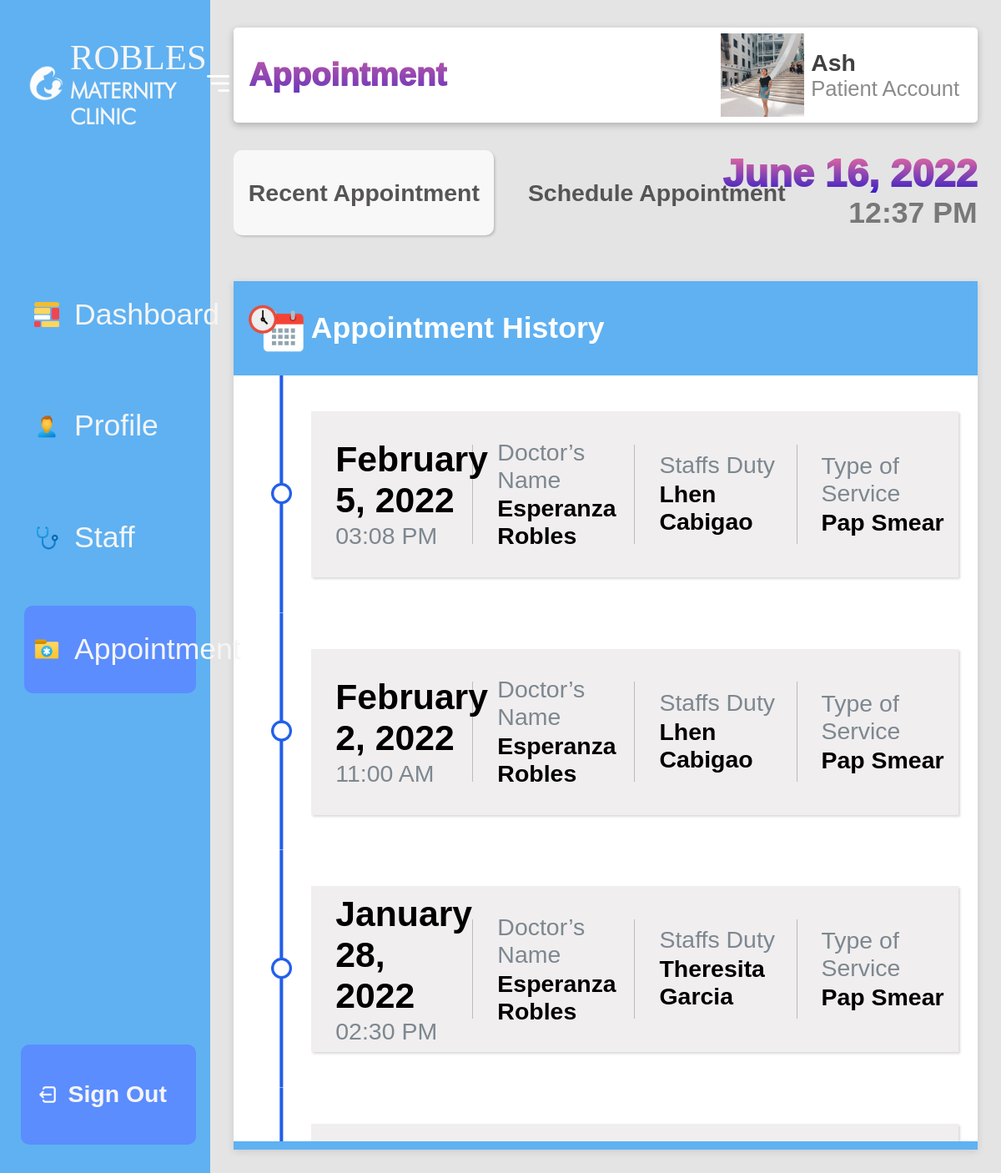
The page /patientAppointment.php (signed in) on the database its author committed.
### tables this page shows
CREATE TABLE `general_tb` (
  `g_id` int(250) NOT NULL,
  `g_Sitename` varchar(250) NOT NULL,
  `g_LogoLight` varchar(250) NOT NULL,
  `g_LogoDark` varchar(250) NOT NULL,
  `g_Vision` varchar(250) NOT NULL,
  `g_Contact` varchar(250) NOT NULL,
  `g_Location` varchar(250) NOT NULL,
  `g_Email` varchar(250) NOT NULL,
  `g_WorkingHours` varchar(250) NOT NULL,
  `h_Tagline` varchar(250) NOT NULL,
  `h_Layoutimg` varchar(250) NOT NULL,
  `h_slide1` varchar(250) NOT NULL,
  `h_slide2` varchar(250) NOT NULL,
  `h_slide3` varchar(250) NOT NULL,
  `a_about` varchar(1000) NOT NULL,
  `a_layoutimg` varchar(250) NOT NULL,
  `e_content` varchar(1000) NOT NULL,
  `e_staffImage` varchar(1000) NOT NULL,
  `e_staffQuoute` longtext NOT NULL,
  `e_staffQuoteBy` varchar(1000) NOT NULL,
  `s_img` varchar(1000) NOT NULL,
  `s_Sheader` varchar(1000) NOT NULL,
  `s_sDesc` longtext NOT NULL,
  `holidays` longtext NOT NULL,
  `holiday_name` text NOT NULL,
  `companyCode` varchar(250) NOT NULL,
  `googlemap` text NOT NULL,
  `facebook` text NOT NULL
);

CREATE TABLE `patientinfo_db` (
  `ctr_id` int(100) NOT NULL,
  `id` varchar(100) NOT NULL,
  `fname` varchar(100) NOT NULL,
  `mname` varchar(100) NOT NULL,
  `lname` varchar(100) NOT NULL,
  `region` varchar(250) NOT NULL,
  `street` varchar(250) NOT NULL,
  `barangay` varchar(100) NOT NULL,
  `municipality` varchar(100) NOT NULL,
  `province` varchar(100) NOT NULL,
  `bday` varchar(100) NOT NULL,
  `age` varchar(100) NOT NULL,
  `weight` varchar(100) NOT NULL,
  `religion` varchar(100) NOT NULL,
  `civilstatus` varchar(100) NOT NULL,
  `contact` varchar(100) NOT NULL,
  `email` varchar(100) NOT NULL,
  `username` varchar(100) NOT NULL,
  `password` varchar(100) NOT NULL,
  `profile_photo` varchar(100) NOT NULL,
  `date_added` varchar(250) NOT NULL,
  `gender_ob` longtext NOT NULL,
  `bday_ob` longtext NOT NULL,
  `bplace_ob` longtext NOT NULL,
  `weight_ob` longtext NOT NULL,
  `delivery_ob` longtext NOT NULL,
  `birth_ob` longtext NOT NULL
);

CREATE TABLE `doctorreport_tb` (
  `report_id` int(11) NOT NULL,
  `patient_id` varchar(500) NOT NULL,
  `doctor` varchar(500) NOT NULL,
  `mw1` varchar(500) NOT NULL,
  `mw2` varchar(500) NOT NULL,
  `date` varchar(500) NOT NULL,
  `bp` varchar(500) NOT NULL,
  `prescribe` varchar(500) NOT NULL,
  `diagnostic` varchar(500) NOT NULL,
  `img` varchar(250) NOT NULL,
  `name` varchar(250) NOT NULL,
  `time` varchar(250) NOT NULL,
  `service` varchar(250) NOT NULL
);

### php/generic.php (called while the page is built, shortened)
<?php
     $sql = "SELECT * FROM `general_tb`";
     $search_general = filterTablehoverG($sql);
     function filterTablehoverG($sql){
     $con=mysqli_connect('localhost','root','','robles_db');
     $filter_Result = mysqli_query($con, $sql);
     return $filter_Result;
     }
?>

### php/patientActivelogin.php (called while the page is built, shortened)
<?php
     $u_name= $_SESSION['patient_active'];
     $sql = "SELECT * FROM `patientinfo_db` WHERE username = '$u_name' or email = '$u_name' ";
     $search_resulthover = filterTablehover($sql);
     function filterTablehover($sql){
     $con=mysqli_connect('localhost','root','','robles_db');
     $filter_Result = mysqli_query($con, $sql);
     return $filter_Result;
     }
?>

### patientAppointment.php (the view, shortened to what this page needs)
<?php
require 'php/patientActivelogin.php';
require 'php/generic.php';
$row_g = mysqli_fetch_array($search_general);
$rowName = explode(" ",$row_g['g_Sitename']);
$rowNameFirst = $rowName[0];
array_shift($rowName);
$rowSecondName = implode(" ",$rowName);
?>
<!DOCTYPE html>
<html lang="en">
  <head>
     <link rel="stylesheet" href="css/Desktop/Admin-adminGlobal.css">
     <link rel="stylesheet" href="css/Desktop/Patient-patientAppointment.css">
     <link rel="stylesheet" href="AnimBackend/jquery.css">
  </head>
<body onload="renderDate()">
<div class="for_desktop">
    <div id="left" class="side_navbar">
            <div id="left_bar">
                    <div id="logo_bar" class="left_bar1">
                        <img src="upload_img_generic/<?php echo $row_g['g_LogoLight']; ?>" id="logo_img">
                    </div>
                    <div id="icons_navbar" class="left_bar2">
                        <div id="icons_container" class="dash_navbar" onmouseover="hover_navbar('dash_navbar')" onmouseout="mouseout_navbar('dash_navbar')"><img src="images/icons/dashboard/dashboard.png" title="Dashboard"></div>
                        <div id="icons_container" class="profile_navbar" onmouseover="hover_navbar('profile_navbar')" onmouseout="mouseout_navbar('profile_navbar')"><img src="images/icons/dashboard/profile.png" title="Profile"></div>
                        <div id="icons_container" class="staff_navbar" onmouseover="hover_navbar('staff_navbar')" onmouseout="mouseout_navbar('staff_navbar')"><img src="images/icons/dashboard/staff.png" title="Staff"></div>
                        <div id="icons_container" class="appointment_navbar" style="background-color: #5B8DFF;"><img src="images/icons/dashboard/appointment.png" title="Appointment"></div>
                    </div>
                    <div id="profile_navbar" class="left_bar3">
                        <div id="profile_container" title="Sign out" onclick="logoutPatient()">
                            <img src="images/icons/dashboard/logout.png">
                        </div>
                    </div>
            </div>
            <div id="right_bar">
                    <div id="logo_bar" class="right_navbar">
                        <div id="logo_text">
                            <p class="a" style="text-transform:uppercase;"><?php echo $rowNameFirst; ?></p>
                            <p class="b"><?php echo $rowSecondName; ?></p>
                        </div>
                        <img src="images/icons/dashboard/largburger_dashboard.png" title="Minimize" onclick="minimize_navbar()">
                    </div>
                    <div id="icons_navbar" class="right_navbar">
                        <div id="icons_container" class="dash_navbar" onmouseover="hover_navbar('dash_navbar')" onmouseout="mouseout_navbar('dash_navbar')">Dashboard</div>
                        <div id="icons_container" class="profile_navbar" onmouseover="hover_navbar('profile_navbar')" onmouseout="mouseout_navbar('profile_navbar')">Profile</div>
                        <div id="icons_container" class="staff_navbar" onmouseover="hover_navbar('staff_navbar')" onmouseout="mouseout_navbar('staff_navbar')">Staff</div>
                        <div id="icons_container" class="appointment_navbar" style="background-color: #5B8DFF;">Appointment</div>
                    </div>
                    <div id="profile_navbar" class="right_navbar">
                        <div id="profile_container" class="profile_right_cont" onclick="logoutPatient()">
                                <div id="name_profile">
                                    <p id="name_text">Sign Out</p>
                                </div>
                        </div>
                    </div>
            </div>
    </div>
    <div id="right" class="right_content_dashboard for_reload_right_table">
            <div id="dashboard_top">
                <div id="dash_left">Appointment</div>
                <div id="dash_right">
                    <?php
                        $row = mysqli_fetch_array($search_resulthover);
                    ?>
                    <div id="profile_container" title="Visit Profile" onclick="profile()">
                        <img src="upload_img/<?php echo $row['profile_photo']; ?>" id="profile_img" onerror="this.src='upload_img/account.png'">
                        <div id="name_profile">
                            <p id="name_text"><?php echo $row['fname']; ?></p>
                            <p id="role_text"><?php echo $row['role']; ?>Patient Account</p>
                        </div>
                    </div>
                </div>
            </div>
            <div id="dashboard_content">
                <div id="top_dashboard_content">
                        <div id="left_top_dashboard_content">
                            <div class="appointment_choices" id="recentAppDiv" style="box-shadow: rgba(0, 0, 0, 0.15) 1.95px 1.95px 2.6px; background-color: rgb(248, 248, 248);" onclick="goRecentAppointment()">Recent Appointment</div>
                            <div class="appointment_choices" id="schedAppDiv" onclick="goMakeAppointment()">Schedule Appointment</div>
                        </div>
                        <div id="right_top_dashboard_content">
                            <p id="date"><?php echo date("F j, Y") ?></p>
                            <p id="time"><?php echo date("h:i A") ?></p>
                        </div>
                </div>
                <div id="recentAppointmentTable">
                    <div id="recentAppt_header">
                        <img src="images/icons/dashboard/appointment_patient.png">
                        Appointment History
                    </div>
                    <div id="recentAppContent">
                    <?php
                        $patient_id = $row['id'];
                        $sql = "SELECT * FROM doctorreport_tb  WHERE patient_id='$patient_id' order by date desc";
                        $patientLog_tb = filterLog($sql);
                        function filterLog($sql){
                            $con=mysqli_connect('localhost','root','','robles_db');
                            $filter_log = mysqli_query($con, $sql);
                            return $filter_log;
                        }
                        while($rowD = mysqli_fetch_array($patientLog_tb)){
                            $newdate = $rowD['date'];
                            $date = strtotime($newdate)
                    ?>
                        <div class="boxRecentApp" onclick="viewPatientHistory('<?php echo date('F j, Y',$date);?>','<?php echo $rowD['doctor'];?>','<?php echo $rowD['mw1'].' & '.$rowD['mw2']; ?>','<?php echo $rowD['bp'];?>' , '<?php echo $rowD['diagnostic'];?>' , '<?php echo $rowD['prescribe'];?>')">
                            <img src="images/icons/dashboard/recentApp_line.png" alt="">
                            <div id="box">
                                <div class="part" style="border-right:1px solid #bbbbbb;">
                                    <p id="date"><?php echo date('F j, Y',$date);?></p>
                                    <p id="time"><?php echo $rowD['time'];?></p>
                                </div>
                                <div class="part" style="border-right:1px solid #bbbbbb;">
                                    <p class="head">Doctor’s Name</p>
                                    <p class="subhead"><?php echo $rowD['doctor'];?></p>
                                </div>
                                <div class="part" style="border-right:1px solid #bbbbbb;">
                                    <p class="head">Staffs Duty</p>
                                    <p class="subhead"><?php echo $rowD['mw1'];?></p>
                                </div>
                                <div class="part">
                                    <p class="head">Type of Service</p>
                                    <p class="subhead"><?php echo $rowD['service'];?></p>
                                </div>
                            </div>
                        </div>
                        <?php
                            }
                        ?>
                    </div>
                </div>
            </div>
    </div>
</div>
</body>
</html>

### css/Desktop/Admin-adminGlobal.css (style rules this page uses)
* { user-select: none; -moz-user-select: none; -webkit-user-drag: none; -webkit-user-select: none; -ms-user-select: none; }
html { scroll-behavior: smooth; }
body { margin: 0%; padding: 0%; background-color:#E4E4E4; }
.for_desktop { display: block; margin: 0%; padding: 0%; }
.side_navbar { width: auto; height: 100%; position: fixed; left: 0; background-color: #5FB1F2; display: flex; }
.side_navbar #left_bar { width: 7vw; height: 100%; }
.side_navbar #right_bar { width: 14vw; height: 100%; }
.side_navbar #left_bar #logo_bar { height: 14%; width: 100%; display: flex; align-items: center; justify-content: flex-end; }
.side_navbar #left_bar #logo_bar #logo_img { width: 50%; height: auto; margin-right: 10%; display: block; }
.side_navbar #right_bar #logo_bar { height: 14%; width: 100%; display: flex; align-items: center; justify-content: space-between; }
.side_navbar #right_bar #logo_bar div p { margin: 0%; color: #f5f5f5; }
.side_navbar #right_bar #logo_bar div .a { font-family: futuraBold; font-size: 3vh; text-transform: uppercase; }
.side_navbar #right_bar #logo_bar div .b { font-family: futura; font-weight: bolder; font-size: 1.8vh; text-transform: uppercase; }
.side_navbar #right_bar #logo_bar img { width: 2.3vw; height: auto; margin-right: 9%; }
.side_navbar #left_bar #icons_navbar { width: 100%; height: 74%; display: flex; flex-direction: column; align-items: flex-end; justify-content: center; }
.side_navbar #left_bar #icons_navbar #icons_container { height: 10%; width: auto; display: flex; align-items: center; padding: 0 15%; border-top-left-radius: 10px; border-bottom-left-radius: 10px; margin-bottom: 2vh; }
.side_navbar #left_bar #icons_navbar #icons_container img { width: 2.5vw; height: auto; }
.side_navbar #right_bar #icons_navbar { width: 100%; height: 74%; display: flex; flex-direction: column; justify-content: center; }
.side_navbar #right_bar #icons_navbar #icons_container { height: 10%; width: 87%; padding-left: 3%; display: flex; align-items: center; color: #f5f5f5; font-family: 'Poppins', sans-serif; font-size: 2.5vh; border-top-right-radius: 10px; border-bottom-right-radius: 10px; margin-bottom: 2vh; }
.side_navbar #left_bar #profile_navbar { height: 12%; width: 100%; display: flex; align-items: flex-start; justify-content: flex-end; }
.side_navbar #left_bar #profile_navbar #profile_container { height: 70%; width: 65%; padding-left: 5%; background-color: #5B8DFF; border-top-left-radius: 10px; border-bottom-left-radius: 10px; display: flex; align-items: center; justify-content: center; }
.side_navbar #right_bar #profile_navbar { height: 12%; width: 100%; display: flex; align-items: flex-start; }
.side_navbar #right_bar #profile_navbar #profile_container { height: 70%; width: 90%; background-color: #5B8DFF; border-top-right-radius: 10px; border-bottom-right-radius: 10px; display: flex; }
.side_navbar #right_bar #profile_navbar #profile_container #name_profile { width: 75%; height: 100%; display: flex; flex-direction: column; justify-content: center; align-items: center; }
.side_navbar #right_bar #profile_navbar #profile_container #name_profile p { margin: 0%; font-family: 'Poppins', sans-serif; }
.side_navbar #right_bar #profile_navbar #profile_container #name_profile #name_text { font-size: 2vh; font-weight: bold; color: #f5f5f5; white-space: nowrap; }

### rows shown on the page
general_tb: g_LogoLight (picture), g_Sitename "ROBLES"
patientinfo_db: profile_photo (picture), fname "Ash"
doctorreport_tb: date "February 5, 2022", time "03:08 PM", doctor "Esperanza Robles", mw1 "Lhen Cabigao", service "Pap Smear"
doctorreport_tb: date "February 2, 2022", time "11:00 AM", doctor "Esperanza Robles", mw1 "Lhen Cabigao", service "Pap Smear"
doctorreport_tb: date "January 28, 2022", time "02:30 PM", doctor "Esperanza Robles", mw1 "Theresita Garcia", service "Pap Smear"

### other values the page prints
$rowSecondName "MATERNITY CLINIC"
